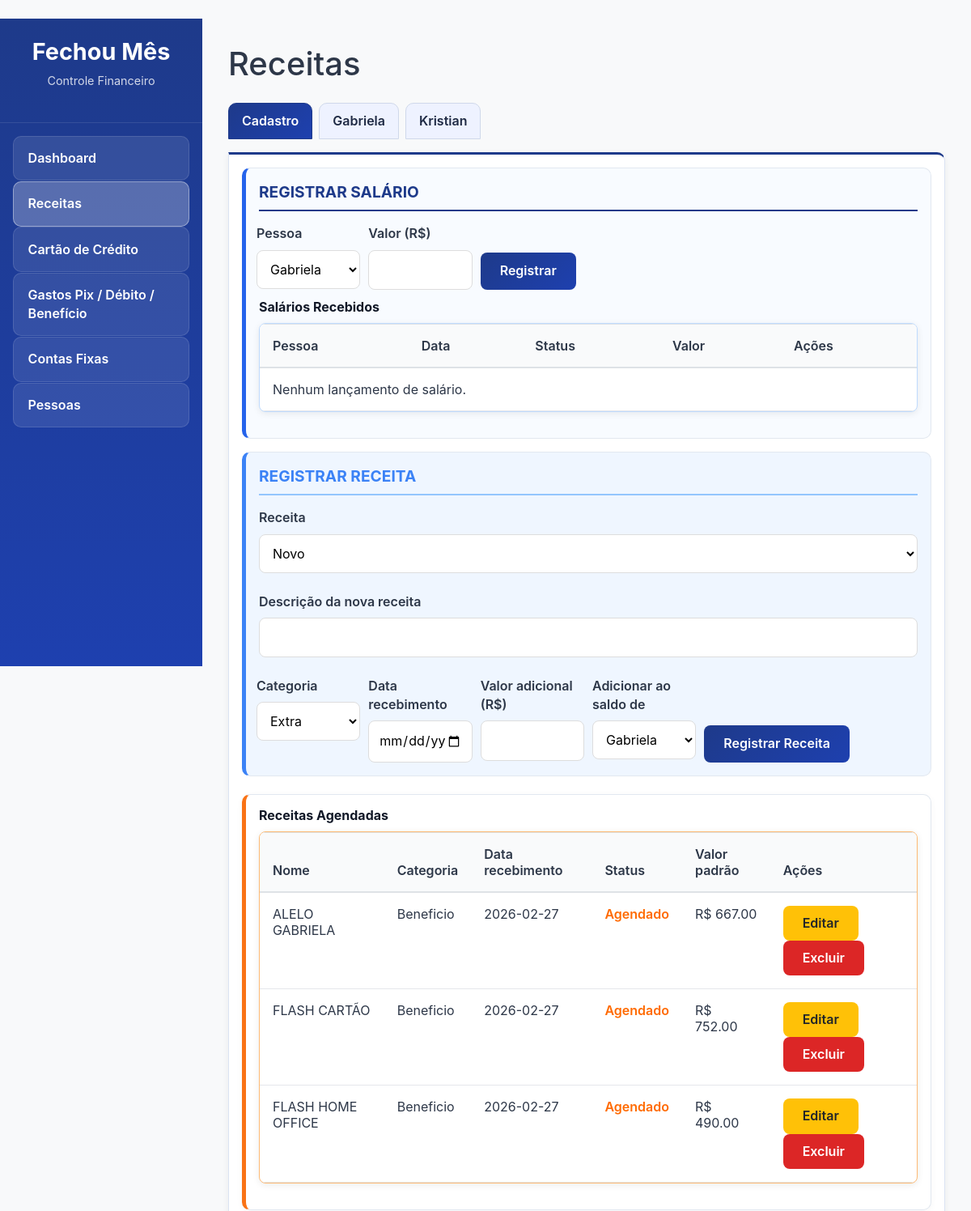
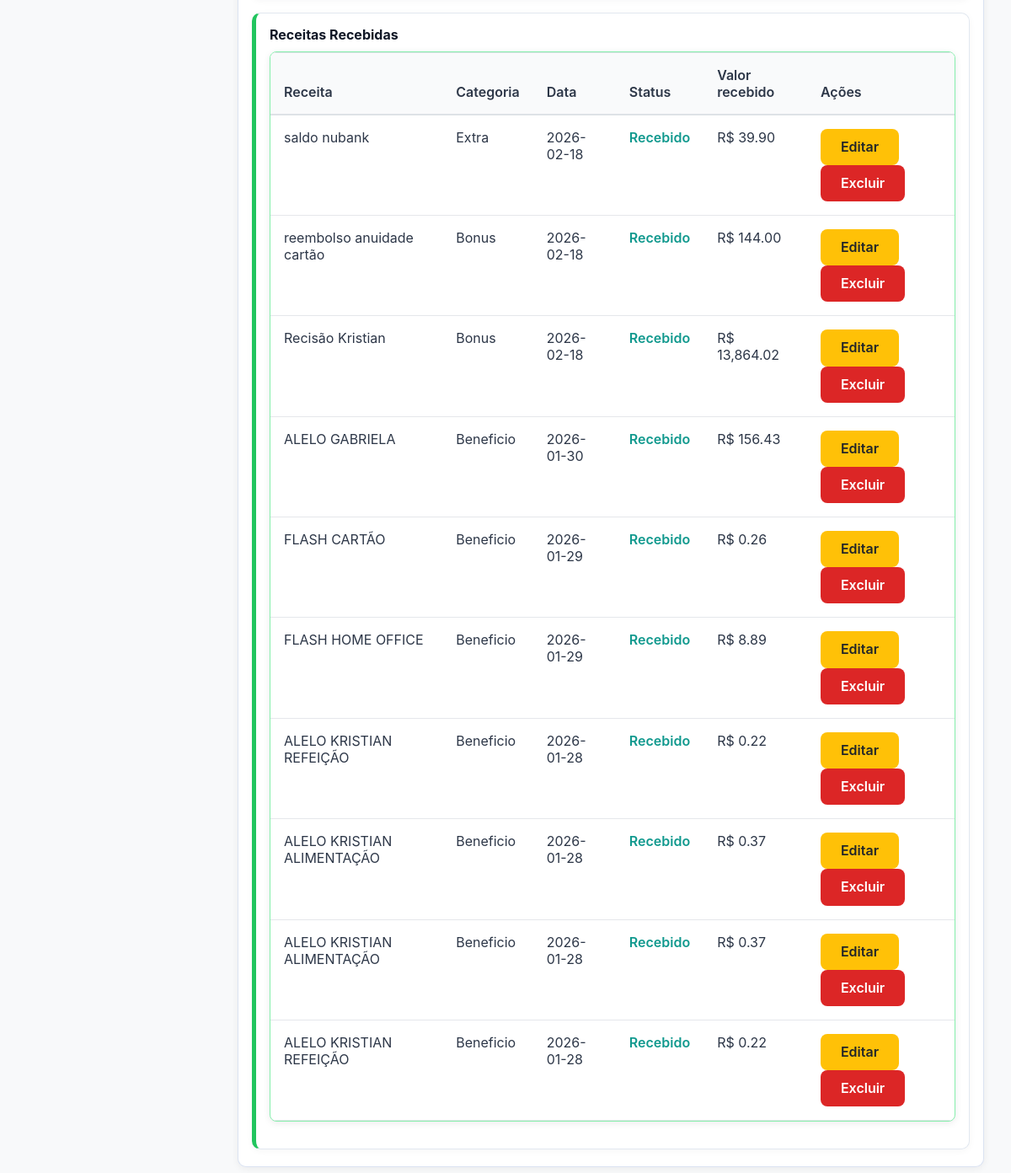
/receitas, run on the app's committed database (2 pictures, top to bottom).
### tables this page shows
CREATE TABLE receitas_saldos (
            id INTEGER PRIMARY KEY AUTOINCREMENT,
            nome TEXT NOT NULL UNIQUE,
            saldo_atual REAL NOT NULL DEFAULT 0
        );

CREATE TABLE receitas_extras (
            id INTEGER PRIMARY KEY AUTOINCREMENT,
            descricao TEXT NOT NULL UNIQUE,
            valor_padrao REAL
        , categoria TEXT NOT NULL DEFAULT 'extra', dia_recebimento INTEGER, data_recebimento TEXT);

CREATE TABLE receitas_lancamentos (
            id INTEGER PRIMARY KEY AUTOINCREMENT,
            saldo_id INTEGER NOT NULL,
            tipo_origem TEXT NOT NULL,
            categoria TEXT NOT NULL,
            descricao TEXT,
            valor REAL NOT NULL,
            created_at TEXT NOT NULL DEFAULT (datetime('now')), receita_extra_id INTEGER, data_recebimento TEXT,
            FOREIGN KEY (saldo_id) REFERENCES receitas_saldos (id)
        );

### app_flask.py (the view, shortened to what this page needs)
@app.route('/receitas', methods=['GET', 'POST'])
def receitas():
    mes = request.args.get('mes', type=int, default=_mes_ano_atual()[0])
    ano = request.args.get('ano', type=int, default=_mes_ano_atual()[1])
    pessoas_ativas = pessoas_service.listar_pessoas(only_ativas=True)
    nomes_padrao_lista = [p.nome.strip() for p in pessoas_ativas if p.padrao and p.nome.strip()]
    receita_service.garantir_saldos_por_nomes(nomes_padrao_lista)
    saldos = receita_service.listar_saldos()
    extras = receita_service.listar_receitas_extras()
    nomes_padrao = {nome.lower() for nome in nomes_padrao_lista}
    saldos_padrao = [s for s in saldos if s.nome.strip().lower() in nomes_padrao]
    lancamentos_por_saldo = {}
    totais_cat_por_saldo = {}
    totais_receitas_por_saldo = {}
    gastos_por_saldo = {}
    totais_gastos_por_saldo = {}
    resumo_beneficios_por_saldo = {}
    pix_por_saldo = {}
    lancamentos_extras_tabela = []
    pessoas_todas = pessoas_service.listar_pessoas(only_ativas=False)
    pessoa_por_nome = {p.nome.strip().lower(): p for p in pessoas_todas}
    gastos_pix_por_pessoa = gastos_service.calcular_totais_gastos_pix_por_pessoa(mes, ano)
    for s in saldos:
        lancs = receita_service.listar_lancamentos_por_saldo(s.id)
        lancamentos_por_saldo[s.id] = lancs
        totais_cat_por_saldo[s.id] = receita_service.calcular_totais_lancamentos_por_categoria(s.id)
        totais_receitas_por_saldo[s.id] = sum(float(l.valor) for l in lancs)
        for l in lancs:
            if l.categoria == "salario":
                nome_receita = f"Salário - {s.nome}"
            elif l.categoria == "beneficio":
                nome_receita = f"Benefício - {s.nome}"
            elif l.categoria == "bonus":
                nome_receita = f"Bônus - {s.nome}"
            else:
                nome_receita = f"Receita - {s.nome}"
            lancamentos_extras_tabela.append(
                {
                    "lancamento_id": l.id,
                    "extra_nome": nome_receita,
                    "categoria": l.categoria,
                    "descricao": l.descricao or "",
                    "data_ref": l.data_recebimento or l.created_at[:10],
                    "status": "Agendado" if l.tipo_origem == "agendado" else "Recebido",
                    "valor": l.valor,
                }
            )
        pessoa = pessoa_por_nome.get(s.nome.strip().lower())
        if pessoa:
            gastos = pessoas_service.listar_contas_status_pessoa(pessoa.id, mes, ano)
        else:
            gastos = []
        gastos_por_saldo[s.id] = gastos
        totais_gastos_por_saldo[s.id] = sum(float(g["valor"]) for g in gastos)
        resumo_beneficios_por_saldo[s.id] = receita_service.listar_resumo_beneficios_por_saldo(s.id)
        pix_por_saldo[s.id] = float(gastos_pix_por_pessoa.get(pessoa.id, 0.0)) if pessoa else 0.0
    lancamentos_extras_tabela.sort(key=lambda x: str(x["data_ref"]), reverse=True)
    return render_template(
        'receitas.html',
        saldos=saldos,
        saldos_padrao=saldos_padrao,
        extras=extras,
        mes=mes,
        ano=ano,
        hoje_iso=date.today().isoformat(),
        lancamentos_extras_tabela=lancamentos_extras_tabela,
        lancamentos_por_saldo=lancamentos_por_saldo,
        totais_cat_por_saldo=totais_cat_por_saldo,
        totais_receitas_por_saldo=totais_receitas_por_saldo,
        gastos_por_saldo=gastos_por_saldo,
        totais_gastos_por_saldo=totais_gastos_por_saldo,
        resumo_beneficios_por_saldo=resumo_beneficios_por_saldo,
        pix_por_saldo=pix_por_saldo,
    )

### templates/receitas.html (shortened to what this page needs)
﻿{% extends "base.html" %}
{% block content %}
<h1 style="color: #2d3748; margin-bottom: 1.5rem;">Receitas</h1>
<ul class="nav nav-tabs receitas-tabs" role="tablist">
    <li class="nav-item">
        <a class="nav-link active" data-toggle="tab" href="#tab-receita-cadastro" role="tab">Cadastro</a>
    </li>
    {% for saldo in saldos %}
    <li class="nav-item">
        <a class="nav-link" data-toggle="tab" href="#tab-receita-{{ saldo.id }}" role="tab">{{ saldo.nome }}</a>
    </li>
    {% endfor %}
</ul>
<div class="tab-content receitas-tab-content">
    <div class="tab-pane fade show active" id="tab-receita-cadastro" role="tabpanel">
        <section class="receita-section receita-section-salario">
        <div class="section-title section-title-salario">REGISTRAR SALÁRIO</div>
        <form method="POST">
            <div class="row form-row">
                <div class="col-2">
                    <div class="form-group">
                        <label>Pessoa</label>
                        <select name="pessoa" required {% if not saldos_padrao %}disabled{% endif %}>
                            {% for saldo in saldos_padrao %}
                                <option value="{{ saldo.nome }}">{{ saldo.nome }}</option>
                            {% endfor %}
                        </select>
                    </div>
                </div>
                <div class="col-2">
                    <div class="form-group">
                        <label>Valor (R$)</label>
                        <input type="text" class="money-input" inputmode="numeric" autocomplete="off" name="valor" required>
                    </div>
                </div>
                <div class="col-2 form-action-col">
                    <button type="submit" class="btn btn-primary" {% if not saldos_padrao %}disabled{% endif %}>Registrar</button>
                </div>
            </div>
        </form>
        <div style="margin-top: 0.75rem;">
            <h5 class="subsection-title">Salários Recebidos</h5>
            <div class="table table-blue">
                <table>
                    <thead>
                        <tr>
                            <th>Pessoa</th>
                            <th>Data</th>
                            <th>Status</th>
                            <th>Valor</th>
                            <th>Ações</th>
                        </tr>
                    </thead>
                    <tbody>
                        {% set nss = namespace(has_salario=false) %}
                        {% if not nss.has_salario %}
                        <tr>
                            <td colspan="5">Nenhum lançamento de salário.</td>
                        </tr>
                        {% endif %}
                    </tbody>
                </table>
            </div>
        </div>
        </section>
        <div class="receita-section-divider"></div>
        <section class="receita-section receita-section-extra">
        <div class="section-title section-title-extra">REGISTRAR RECEITA</div>
        <form method="POST">
            <div class="form-group">
                <label>Receita</label>
                <select name="extra_select" id="extra_select" onchange="toggleExtraFields()">
                    <option value="novo">Novo</option>
                </select>
            </div>
            <div class="form-group" id="descricao_nova">
                <label>Descrição da nova receita</label>
                <input type="text" name="descricao_nova" id="descricao_nova_input">
            </div>
            <div class="row form-row">
                <div class="col-2">
                    <div class="form-group">
                        <label>Categoria</label>
                        <select name="categoria_extra" id="categoria_extra" onchange="toggleValorExtraLabel()" required>
                            <option value="extra">Extra</option>
                        </select>
                    </div>
                </div>
                <div class="col-2">
                    <div class="form-group">
                        <label>Data recebimento</label>
                        <input type="date" name="data_recebimento">
                    </div>
                </div>
                <div class="col-2">
                    <div class="form-group">
                        <label id="label_valor_extra">Valor adicional (R$)</label>
                        <input type="text" class="money-input" inputmode="numeric" autocomplete="off" name="valor" required>
                    </div>
                </div>
                <div class="col-2">
                    <div class="form-group">
                        <label>Adicionar ao saldo de</label>
                        <select name="pessoa_saldo" required {% if not saldos_padrao %}disabled{% endif %}>
                            {% for saldo in saldos_padrao %}
                                <option value="{{ saldo.nome }}">{{ saldo.nome }}</option>
                            {% endfor %}
                        </select>
                    </div>
                </div>
                <div class="col-2 form-action-col">
                    <button type="submit" class="btn btn-primary" {% if not saldos_padrao %}disabled{% endif %}>Registrar Receita</button>
                </div>
            </div>
        </form>
        </section>
        <div class="receita-section-divider receita-section-divider-strong"></div>
        <section class="receita-section receita-section-listas receita-section-agendadas">
        <h4 class="subsection-title">Receitas Agendadas</h4>
        {% if extras %}
        <div class="table table-orange">
            <table>
                <thead>
                    <tr>
                        <th>Nome</th>
                        <th>Categoria</th>
                        <th>Data recebimento</th>
                        <th>Status</th>
                        <th>Valor padrão</th>
                        <th>Ações</th>
                    </tr>
                </thead>
                <tbody>
                    {% set ns = namespace(has_agendada=false) %}
                    {% for extra in extras %}
                    {% if extra.data_recebimento and extra.data_recebimento > hoje_iso %}
                    {% set ns.has_agendada = true %}
                    <tr>
                        <td>{{ extra.descricao }}</td>
                        <td>{{ extra.categoria|capitalize }}</td>
                        <td>{{ extra.data_recebimento or '-' }}</td>
                        <td>
                            <span style="color:#ff6a00;font-weight:600;">Agendado</span>
                        </td>
                        <td>
                            {% if extra.valor_padrao is not none %}
                                R$ {{ "{:,.2f}".format(extra.valor_padrao) }}
                            {% else %}
                                -
                            {% endif %}
                        </td>
                        <td>
                            <button
                                type="button"
                                class="btn btn-warning btn-sm"
                                data-toggle="collapse"
                                data-target="#editar-extra-{{ extra.id }}"
                                aria-expanded="false"
                                aria-controls="editar-extra-{{ extra.id }}">
                                Editar
                            </button>
                            <form method="POST" style="display: inline;">
                                <button type="submit" class="btn btn-danger btn-sm">Excluir</button>
                            </form>
                        </td>
                    </tr>
                    {% endif %}
                    {% endfor %}
                </tbody>
            </table>
        </div>
        {% else %}
        <p>Nenhuma receita agendada.</p>
        {% endif %}
        </section>
        <div class="receita-section-divider"></div>
        <section class="receita-section receita-section-listas receita-section-recebidas">
        <h4 class="subsection-title">Receitas Recebidas</h4>
        {% if lancamentos_extras_tabela %}
        <div class="table table-green">
            <table>
                <thead>
                    <tr>
                        <th>Receita</th>
                        <th>Categoria</th>
                        <th>Data</th>
                        <th>Status</th>
                        <th>Valor recebido</th>
                        <th>Ações</th>
                    </tr>
                </thead>
                <tbody>
                    {% set nsr = namespace(has_recebido=false) %}
                    {% for x in lancamentos_extras_tabela %}
                    {% if x.status == 'Recebido' and x.categoria != 'salario' %}
                    {% set nsr.has_recebido = true %}
                    <tr>
                        <td>{{ x.descricao or x.extra_nome }}</td>
                        <td>{{ x.categoria|capitalize }}</td>
                        <td>{{ x.data_ref }}</td>
                        <td>
                            {% if x.status == 'Agendado' %}
                                <span style="color:#ff6a00;font-weight:600;">Agendado</span>
                            {% else %}
                                <span style="color:#11998e;font-weight:600;">Recebido</span>
                            {% endif %}
                        </td>
                        <td>R$ {{ "{:,.2f}".format(x.valor) }}</td>
                        <td>
                            <button
                                type="button"
                                class="btn btn-warning btn-sm"
                                data-toggle="collapse"
                                data-target="#editar-recebida-{{ x.lancamento_id }}"
                                aria-expanded="false"
                                aria-controls="editar-recebida-{{ x.lancamento_id }}">
                                Editar
                            </button>
                            <form method="POST" style="display: inline;">
                                <button type="submit" class="btn btn-danger btn-sm">Excluir</button>
                            </form>
                        </td>
                    </tr>
                    {% endif %}
                    {% endfor %}
                </tbody>
            </table>
        </div>
        {% else %}
        <p>Nenhum lançamento de receita ainda.</p>
        {% endif %}
        </section>
    </div>
</div>
{% endblock %}

### data on the page
receitas_saldos: nome "Gabriela"
receitas_saldos: nome "Kristian"
receitas_extras: descricao "ALELO GABRIELA", categoria "Beneficio", data_recebimento "2026-02-27", valor_padrao "667.00"
receitas_extras: descricao "FLASH CARTÃO", categoria "Beneficio", data_recebimento "2026-02-27", valor_padrao "752.00"
receitas_extras: descricao "FLASH HOME OFFICE", categoria "Beneficio", data_recebimento "2026-02-27", valor_padrao "490.00"
receitas_lancamentos: descricao "saldo nubank", categoria "Extra", data_ref "2026-02-18", valor "39.90"
receitas_lancamentos: descricao "reembolso anuidade cartão", categoria "Bonus", data_ref "2026-02-18", valor "144.00"
receitas_lancamentos: descricao "Recisão Kristian", categoria "Bonus", data_ref "2026-02-18", valor "13,864.02"
receitas_lancamentos: descricao "ALELO GABRIELA", categoria "Beneficio", data_ref "2026-01-30", valor "156.43"
receitas_lancamentos: descricao "FLASH CARTÃO", categoria "Beneficio", data_ref "2026-01-29", valor "0.26"
receitas_lancamentos: descricao "FLASH HOME OFFICE", categoria "Beneficio", data_ref "2026-01-29", valor "8.89"
receitas_lancamentos: descricao "ALELO KRISTIAN REFEIÇÃO", categoria "Beneficio", data_ref "2026-01-28", valor "0.22"
receitas_lancamentos: descricao "ALELO KRISTIAN ALIMENTAÇÃO", categoria "Beneficio", data_ref "2026-01-28", valor "0.37"
receitas_lancamentos: descricao "ALELO KRISTIAN ALIMENTAÇÃO", categoria "Beneficio", data_ref "2026-01-28", valor "0.37"
receitas_lancamentos: descricao "ALELO KRISTIAN REFEIÇÃO", categoria "Beneficio", data_ref "2026-01-28", valor "0.22"

### other printed values
form field pessoa "Gabriela"
form field pessoa_saldo "Gabriela"
